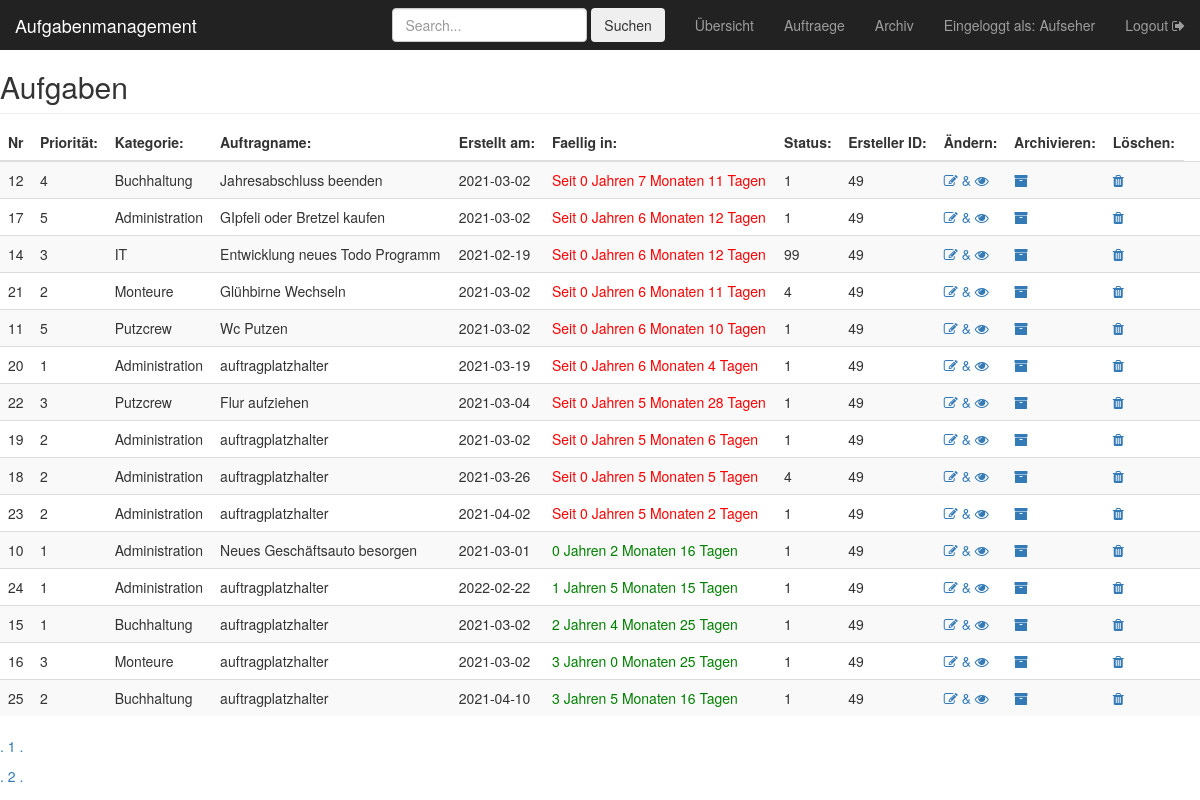
The page /login/user.php (signed in) on the database its author committed.
### tables this page shows
CREATE TABLE `auftraege` (
  `id` int(11) NOT NULL AUTO_INCREMENT,
  `prioritaet` int(11) NOT NULL,
  `id_kategorien` int(11) DEFAULT NULL,
  `Auftragsname` varchar(50) NOT NULL,
  `Auftragsbeschreibung` text NOT NULL,
  `erstelldatum` date NOT NULL,
  `faellig_am` date NOT NULL,
  `Status` int(11) DEFAULT NULL,
  `ersteller` int(20) DEFAULT NULL,
  `archiviert` varchar(10) DEFAULT NULL,
  PRIMARY KEY (`id`),
  KEY `id_kategorien` (`id_kategorien`),
  CONSTRAINT `auftraege_ibfk_1` FOREIGN KEY (`id_kategorien`) REFERENCES `kategorien` (`id`)
);

CREATE TABLE `kategorien` (
  `id` int(20) NOT NULL AUTO_INCREMENT,
  `kategorienamen` varchar(255) NOT NULL,
  PRIMARY KEY (`id`)
);

### login/user.php (the view, shortened to what this page needs)
<?php
include "dbconnector.inc.php";
?>
<!DOCTYPE html>
<html lang="en"><head><meta http-equiv="Content-Type" content="text/html; charset=UTF-8">
    <link rel="stylesheet" href="font-awesome/css/font-awesome.min.css">
    <link href="./Dashboard Template for Bootstrap_files/bootstrap.min.css" rel="stylesheet">
    <link href="./Dashboard Template for Bootstrap_files/ie10-viewport-bug-workaround.css" rel="stylesheet">
    <link href="./Dashboard Template for Bootstrap_files/dashboard.css" rel="stylesheet">
  </head>
  <body>
  <nav class="navbar navbar-inverse navbar-fixed-top">
      <div class="container-fluid">
        <div class="navbar-header">
          <a class="navbar-brand" href="#">Aufgabenmanagement</a>
        </div>
        <div id="navbar" class="navbar-collapse collapse">
          <ul class="nav navbar-nav navbar-right">
            <?php
            if(isset($_SESSION['login'])){
              echo "
            <li><a href='user.php'>Übersicht</a></li>
            <li><a href='auftrag.php'>Auftraege</a></li>
            <li><a href='archiv.php'>Archiv</a></li>
              ";
            }
              ?>
              <li><a>Eingeloggt als: <?php echo $_SESSION['username']  ?> </a></li>
            <li><a href='logout.php'>Logout <i class="fa fa-sign-out" aria-hidden="true"></i></a></li>
          </ul>
          <form class="navbar-form navbar-right act" action="" method="post">
            <input type="text" class="form-control" name="search" id="search" placeholder="Search...">
            <button type="submit" name="button" value="submit" action="" method="post" class="btn btn-light">Suchen</button>
          </form>
        </div>
      </div>
    </nav>
          <h2 class="sub-header">Aufgaben</h2>
          <div class="table-responsive">
            <table class="table table-striped" >
              <thead>
                <tr>
                  <th>Nr</th>
                  <th>Priorität:</th>
                  <th>Kategorie:</th>
                  <th>Auftragname:</th>
                  <th>Erstellt am:</th>
                  <th>Faellig in:</th>
                  <th>Status:</th>
                  <th>Ersteller ID:</th>
                  <th>Ändern:</th>
                  <th>Archivieren:</th>
                  <th>Löschen:</th>
                </tr>
              </thead>
              <tbody>
              <?php
            $sql = "SELECT * FROM auftraege";
            $result = $mysqli->query($sql);
            $countTotal = $result->num_rows;
            $countPerPage = 15;
            $numberOfPages= ceil($countTotal/$countPerPage);
            if(!isset($_GET['page'])){
              $page= 1;
            } else {
              $page = $_GET['page'];
            }
            $limitNr1 = (($page-1)*$countPerPage);
            if(empty($error)){
              $sql="select a.id as nr,a.prioritaet as prioritaet,k.kategorienamen as kategorie,a.auftragsname as auftragsname,a.erstelldatum as erstelldatum,a.faellig_am as faellig_am,a.Status as status, a.ersteller as ersteller from auftraege as a Left join kategorien as k on a.id_kategorien =k.id Left join user_has_kategorien as uhk on a.id_kategorien=uhk.id_kategorien WHERE uhk.id_user=".$_SESSION['login']." and a.archiviert is null  order by faellig_am asc,prioritaet desc Limit ".$limitNr1.", ".$countPerPage." ;";
              $result = $mysqli->query($sql);
                while($rows = $result->fetch_assoc()) {
                  $firstDate = date("Y/m/d");
                  $secondDate = $rows['faellig_am'];
                  $dateDifference = abs(strtotime($secondDate) - strtotime($firstDate));
                  $years  = floor($dateDifference / (365 * 60 * 60 * 24));
                  $months = floor(($dateDifference - $years * 365 * 60 * 60 * 24) / (30 * 60 * 60 * 24));
                  $days   = floor(($dateDifference - $years * 365 * 60 * 60 * 24 - $months * 30 * 60 * 60 *24) / (60 * 60 * 24));
                  if (strtotime($secondDate) >= strtotime($firstDate)){
                  echo  "<td>". $rows['nr']."</td><td>".$rows['prioritaet'] ."</td><td>".$rows['kategorie']."</td><td>".$rows['auftragsname']."</td><td>".$rows['erstelldatum']."</td><td style='color:green;'>".$years." Jahren ".$months." Monaten ".$days." Tagen "."</td><td>".$rows['status']."</td><td>".$rows['ersteller']."</td><td><a href='edit.php?auftragnr=".$rows['nr']."'> <i class='fa fa-pencil-square-o' aria-hidden='true'></i> & <i class='fa fa-eye' aria-hidden='true'></i>  </a></td><td><a href='archivieren.php?auftragnr=".$rows['nr']."'><i class='fa fa-archive' aria-hidden='true'></i>  </a></td><td><a href='delete_auftrag.php?auftragnr=".$rows['nr']."'>  <i class='fa fa-trash' aria-hidden='true'></i> </a></td><td></tr><tr>";
                }else{
                  echo  "<td>". $rows['nr']."</td><td>".$rows['prioritaet'] ."</td><td>".$rows['kategorie']."</td><td>".$rows['auftragsname']."</td><td>".$rows['erstelldatum']."</td><td style='color:red;'>Seit  ".$years." Jahren ".$months." Monaten ".$days." Tagen "."</td><td>".$rows['status']."</td><td>".$rows['ersteller']."</td><td><a href='edit.php?auftragnr=".$rows['nr']."'> <i class='fa fa-pencil-square-o' aria-hidden='true'></i> & <i class='fa fa-eye' aria-hidden='true'></i>  </a></td><td><a href='archivieren.php?auftragnr=".$rows['nr']."'><i class='fa fa-archive' aria-hidden='true'></i>  </a></td><td><a href='delete_auftrag.php?auftragnr=".$rows['nr']."'>  <i class='fa fa-trash' aria-hidden='true'></i> </a></td><td></tr><tr>";
                }
                }
            }
						?>
              </tbody>
            </table>
            <?php
            for ($page=1;$page<=$numberOfPages;$page++) {
              echo "<a href='user.php?page=". $page ."'> . $page .  </a><p></p>";
            }
            ?>
          </div>
</body></html>

### rows shown on the page
auftraege: id "12", prioritaet "4", id_kategorien.kategorienamen "Buchhaltung", Auftragsname "Jahresabschluss beenden", erstelldatum "2021-03-02", Status "1", ersteller "49"
auftraege: id "17", prioritaet "5", id_kategorien.kategorienamen "Administration", Auftragsname "GIpfeli oder Bretzel kaufen", erstelldatum "2021-03-02", Status "1", ersteller "49"
auftraege: id "14", prioritaet "3", id_kategorien.kategorienamen "IT", Auftragsname "Entwicklung neues Todo Programm", erstelldatum "2021-02-19", Status "99", ersteller "49"
auftraege: id "21", prioritaet "2", id_kategorien.kategorienamen "Monteure", Auftragsname "Glühbirne Wechseln", erstelldatum "2021-03-02", Status "4", ersteller "49"
auftraege: id "11", prioritaet "5", id_kategorien.kategorienamen "Putzcrew", Auftragsname "Wc Putzen", erstelldatum "2021-03-02", Status "1", ersteller "49"
auftraege: id "20", prioritaet "1", id_kategorien.kategorienamen "Administration", Auftragsname "auftragplatzhalter", erstelldatum "2021-03-19", Status "1", ersteller "49"
auftraege: id "22", prioritaet "3", id_kategorien.kategorienamen "Putzcrew", Auftragsname "Flur aufziehen", erstelldatum "2021-03-04", Status "1", ersteller "49"
auftraege: id "19", prioritaet "2", id_kategorien.kategorienamen "Administration", Auftragsname "auftragplatzhalter", erstelldatum "2021-03-02", Status "1", ersteller "49"
auftraege: id "18", prioritaet "2", id_kategorien.kategorienamen "Administration", Auftragsname "auftragplatzhalter", erstelldatum "2021-03-26", Status "4", ersteller "49"
auftraege: id "23", prioritaet "2", id_kategorien.kategorienamen "Administration", Auftragsname "auftragplatzhalter", erstelldatum "2021-04-02", Status "1", ersteller "49"
auftraege: id "10", prioritaet "1", id_kategorien.kategorienamen "Administration", Auftragsname "Neues Geschäftsauto besorgen", erstelldatum "2021-03-01", Status "1", ersteller "49"
auftraege: id "24", prioritaet "1", id_kategorien.kategorienamen "Administration", Auftragsname "auftragplatzhalter", erstelldatum "2022-02-22", Status "1", ersteller "49"
auftraege: id "15", prioritaet "1", id_kategorien.kategorienamen "Buchhaltung", Auftragsname "auftragplatzhalter", erstelldatum "2021-03-02", Status "1", ersteller "49"
auftraege: id "16", prioritaet "3", id_kategorien.kategorienamen "Monteure", Auftragsname "auftragplatzhalter", erstelldatum "2021-03-02", Status "1", ersteller "49"
auftraege: id "25", prioritaet "2", id_kategorien.kategorienamen "Buchhaltung", Auftragsname "auftragplatzhalter", erstelldatum "2021-04-10", Status "1", ersteller "49"

### other values the page prints
$_SESSION['username'] "Aufseher"
